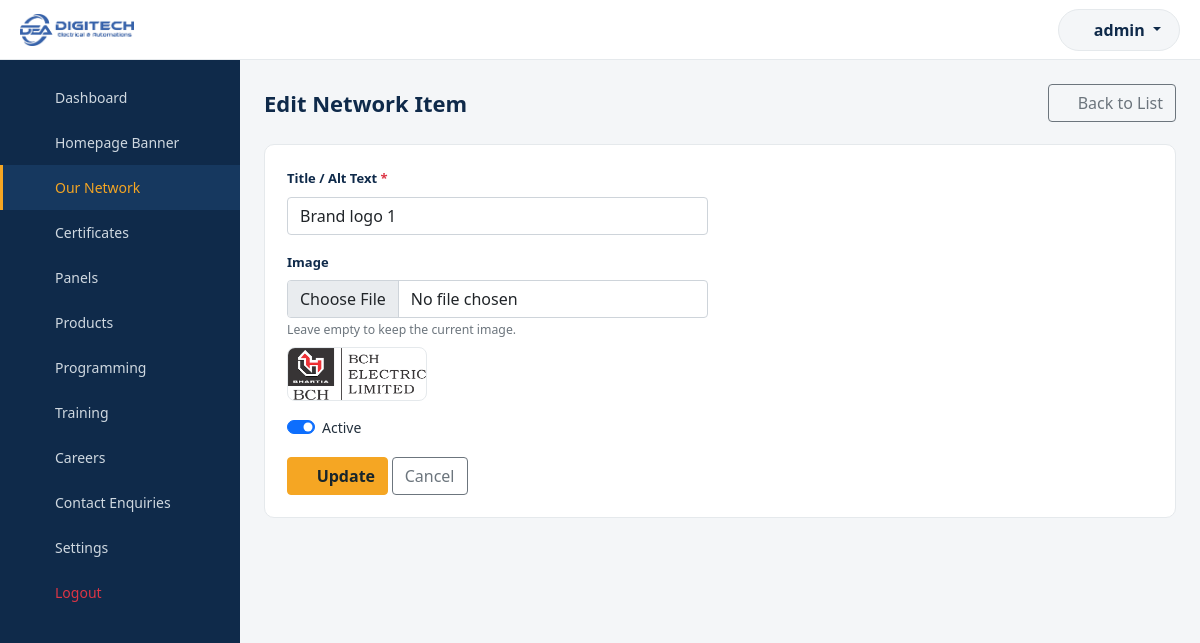
Screenshot of /ktgadmin/network/edit.php?id=1 (signed in) with the database file from the repository.
### tables this page shows
CREATE TABLE `tbl_network` (
  `id` INT UNSIGNED NOT NULL AUTO_INCREMENT,
  `image` VARCHAR(255) NOT NULL,
  `alt_text` VARCHAR(150) NOT NULL,
  `display_order` INT NOT NULL DEFAULT 0,
  `status` TINYINT(1) NOT NULL DEFAULT 1,
  `created_at` DATETIME NOT NULL,
  PRIMARY KEY (`id`)
);

### ktgadmin/includes/functions.php (called while the page is built, shortened)
<?php
function clean($str)
{
    return htmlspecialchars(trim((string) $str), ENT_QUOTES, 'UTF-8');
}
function upload_url($relativePath)
{
    return UPLOAD_URL . '/' . ltrim($relativePath, '/');
}

### ktgadmin/network/edit.php (the view, shortened to what this page needs)
<?php
require_once __DIR__ . '/../includes/db.php';
require_once __DIR__ . '/../includes/functions.php';
$id = (int) ($_GET['id'] ?? 0);
$stmt = mysqli_prepare($conn, 'SELECT * FROM tbl_network WHERE id = ?');
mysqli_stmt_bind_param($stmt, 'i', $id);
mysqli_stmt_execute($stmt);
$item = mysqli_fetch_assoc(mysqli_stmt_get_result($stmt));
require_once __DIR__ . '/../includes/header.php';
require_once __DIR__ . '/../includes/sidebar.php';
?>
<div class="page-header">
    <h1>Edit Network Item</h1>
    <a href="index.php" class="btn btn-outline-secondary"><i class="fa-light fa-arrow-left"></i> Back to List</a>
</div>
<div class="admin-card">
    <form class="ajax-form" action="../ajax/network.php" method="post" enctype="multipart/form-data" data-redirect="index.php">
        <div class="row">
            <div class="col-md-6">
                <div class="mb-3">
                    <label class="form-label required">Title / Alt Text</label>
                    <input type="text" name="alt_text" class="form-control" required value="<?php echo clean($item['alt_text']); ?>">
                </div>
                <div class="mb-3">
                    <label class="form-label">Image</label>
                    <input type="file" name="image" class="form-control" accept=".jpg,.jpeg,.png,.webp,.gif">
                    <small class="text-muted">Leave empty to keep the current image.</small><br>
                    <img src="<?php echo upload_url($item['image']); ?>" class="current-image-preview">
                </div>
                <div class="form-check form-switch mb-3">
                    <input type="checkbox" class="form-check-input" id="statusCheck" name="status" value="1" <?php echo $item['status'] ? 'checked' : ''; ?>>
                    <label class="form-check-label" for="statusCheck">Active</label>
                </div>
            </div>
        </div>
        <button type="submit" class="btn btn-admin-primary"><i class="fa-light fa-floppy-disk"></i> Update</button>
        <a href="index.php" class="btn btn-outline-secondary">Cancel</a>
    </form>
</div>
<?php require_once __DIR__ . '/../includes/footer.php'; ?>

### ktgadmin/css/admin.css (style rules this page uses)
:root { --admin-primary: #F5A623; --admin-dark: #0F2A4A; --admin-dark-2: #16385f; --admin-bg: #f4f6f8; --admin-border: #e5e9ec; }
* { box-sizing: border-box; }
body { background: var(--admin-bg); font-family: system-ui, -apple-system, "Segoe UI", Roboto, sans-serif; font-size: 14px; color: #23303d; margin: 0; }
a { text-decoration: none; }
.page-header { display: flex; align-items: center; justify-content: space-between; flex-wrap: wrap; gap: 12px; margin-bottom: 22px; }
.page-header h1 { font-size: 22px; margin: 0; color: var(--admin-dark); font-weight: 700; }
.admin-card { background: #fff; border-radius: 10px; border: 1px solid var(--admin-border); padding: 22px; }
.btn-admin-primary { background: var(--admin-primary); border-color: var(--admin-primary); color: #17252b; font-weight: 600; }
.form-label { font-weight: 600; font-size: 13px; color: var(--admin-dark); }
.required::after { content: " *"; color: #dc3545; }
.current-image-preview { max-width: 140px; border-radius: 8px; border: 1px solid var(--admin-border); margin-top: 8px; }

### rows the page displays
tbl_network: alt_text "Brand logo 1", image (picture), status "☑"

### other values shown
$adminUsername "admin"
$navItem['label'] "Dashboard"
$navItem['label'] "Homepage Banner"
$navItem['label'] "Our Network"
$navItem['label'] "Certificates"
$navItem['label'] "Panels"
$navItem['label'] "Products"
$navItem['label'] "Programming"
$navItem['label'] "Training"
$navItem['label'] "Careers"
$navItem['label'] "Contact Enquiries"
$navItem['label'] "Settings"
